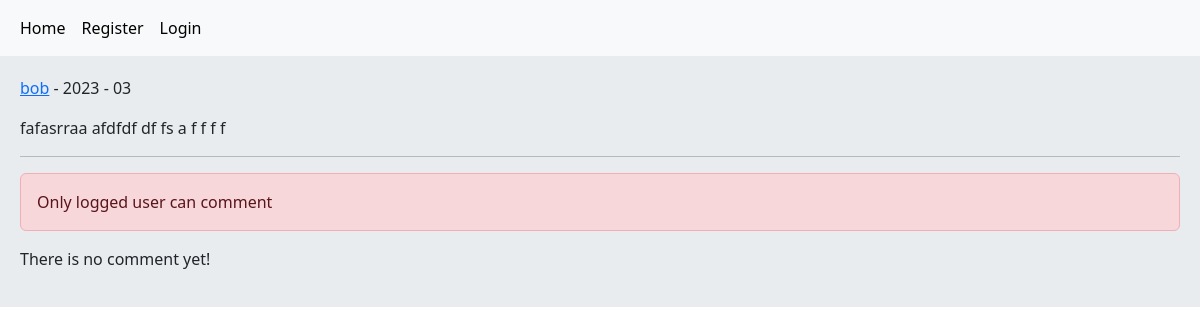
Screenshot of /post/3/fafasrraa-afdfdf-df-fs-a-f-f-f-f/ with the database file from the repository.
### home/models.py (models this page shows, shortened)
class Post(models.Model):
    user = models.ForeignKey(User, on_delete=models.CASCADE, related_name='posts')
    body = models.TextField()
    slug = models.SlugField()
    created = models.DateTimeField(auto_now_add=True)
    updated = models.DateTimeField(auto_now=True)
    class Meta:
        ordering = ('-created',)

### home/views.py (the view, shortened to what this page needs)
# urls.py: path('post/<int:post_id>/<slug:post_slug>/', views.PostDetailView.as_view(), name='post_detail'),
class PostDetailView(View):
    form_class = CommentCreateForm
    def setup(self, request, *args, **kwargs):
        self.post_intance = get_object_or_404(Post, pk=kwargs['post_id'], slug=kwargs['post_slug'])
        return super().setup(request, *args, **kwargs)
    def get(self, request, *args, **kwargs):
        comments = self.post_intance.pcomments.filter(is_reply=False)
        return render(request, 'home/detail.html',
                      {'post': self.post_intance, 'comments': comments, 'form': self.form_class})

### home/templates/home/detail.html (shortened to what this page needs)
{% extends 'base.html' %}
{% block content %}
    <p><a href="{% url 'account:user_profile' post.user.id %}"> {{ post.user.username }}</a>
        - {{ post.updated|date:"Y - m" }}</p>
    <p>{{ post.body }}</p>
    <hr/>
    {% if request.user.is_authenticated %}
        <form action="" method="post">
        {% csrf_token %}
        {{ form.as_p }}
        <input type="submit" value="Send">
    {% else %}
        <p class="alert alert-danger"> Only logged user can comment</p>
    {% endif %}
{% for comment in comments %}
    <div class='card bg-dark text-white'>
        <p class="card-header">{{ comment.user }} | {{ comment.created|timesince }}</p>
        <p class="card-body">{{ comment.body }}</p>
    </div>
{% empty %}
    <p>There is no comment yet!</p>
{% endfor %}
{% endblock %}

### rows the page displays
Post: user.username "bob", updated "2023 - 03", body "fafasrraa afdfdf df fs a f f f f"
